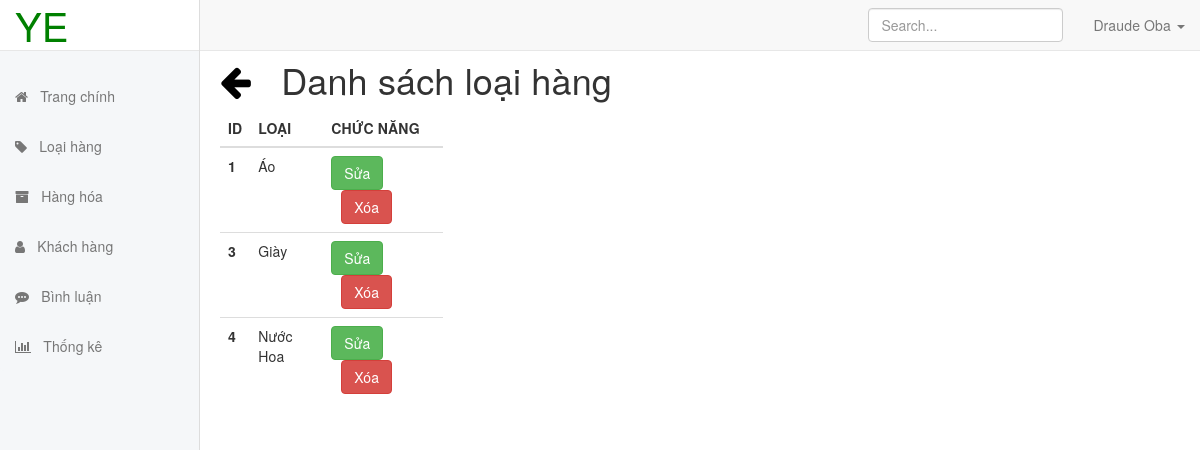
Page /admin/loai-hang/list.php on the committed database.
### tables this page shows
CREATE TABLE `loai` (
  `ma_loai` int(11) NOT NULL,
  `ten_loai` varchar(50) NOT NULL
);

### PDO/pdo.php (called while the page is built, shortened)
<?php
function pdo_get_connection()
{
    $severname = "localhost";
    $username = "root";
    $password = "";
    try {
        $conn = new PDO("mysql:host=$severname;dbname=DuAnMau", $username, $password);
        $conn->setAttribute(PDO::ATTR_ERRMODE, PDO::ERRMODE_EXCEPTION);
        return $conn;
    } catch (PDOException $e) {
        echo "Lỗi kết nối: " . $e->getMessage();
    }
}
function pdo_query($sql)
{
    $sql_args = array_slice(func_get_args(), 1);
    try {
        $conn = pdo_get_connection();
        $stmt = $conn->prepare($sql);
        $stmt->execute($sql_args);
        $rows = $stmt->fetchAll(PDO::FETCH_ASSOC);
        return $rows;
    } catch (PDOException $e) {
        throw $e;
    } finally {
        unset($conn);
    }
}

### PDO/loai.php (called while the page is built, shortened)
<?php
require_once "pdo.php";
function loai_selectall()
{
    $sql = "SELECT * from loai";
    return pdo_query($sql);
}

### admin/loai-hang/list.php (the view, shortened to what this page needs)
<?php
require "../../PDO/pdo.php";
require "../../PDO/loai.php";
$dsloai = loai_selectall();
?>
<!DOCTYPE html>
<html lang="en">
<head>
    <link rel="stylesheet" href="../../assets/css/admin.css">
    <link rel="stylesheet" href="https://maxcdn.bootstrapcdn.com/bootstrap/3.3.7/css/bootstrap.min.css">
    <link rel="stylesheet" href="https://maxcdn.bootstrapcdn.com/font-awesome/4.7.0/css/font-awesome.min.css
">
    <link rel="stylesheet" href="https://code.jquery.com/jquery-3.1.1.min.js">
    <link rel="stylesheet" href="https://maxcdn.bootstrapcdn.com/bootstrap/3.3.7/js/bootstrap.min.js">
</head>
<body>
    <nav class="mnb navbar navbar-default navbar-fixed-top">
        <div class="container-fluid">
            <div id="navbar" class="navbar-collapse collapse">
                <ul class="nav navbar-nav navbar-right">
                    <li class="dropdown">
                        <a href="#" class="dropdown-toggle" data-toggle="dropdown" role="button" aria-haspopup="true" aria-expanded="false">Draude Oba <span class="caret"></span></a>
                    </li>
                </ul>
                <form class="navbar-form navbar-right">
                    <input type="text" class="form-control" placeholder="Search...">
                </form>
            </div>
        </div>
    </nav>
    <?php
    require "../menu.php";
    ?>
    <div class="mcw" style="margin-top: 6rem;">
        <div class="cv">
            <div>
                <div style="margin-left: 2rem" class="inbox">
                    <div class="inbox-sb">
                        <h1><a style="color: black;margin-right: 2rem;" href="index.php"><i class="fa fa-arrow-left" aria-hidden="true"></i></a> Danh sách loại hàng</h1>
                    </div>
                    <div class="inbox-bx container-fluid">
                        <div class="row">
                            <div class="col-md-3">
                                <table class="table table-stripped">
                                    <thead>
                                        <tr>
                                            <th scope="col">ID</th>
                                            <th scope="col">LOẠI</th>
                                            <th scope="col">CHỨC NĂNG</th>
                                        </tr>
                                    </thead>
                                    <tbody>
                                        <?php
                                        foreach ($dsloai as $loai) {
                                            extract($loai);
                                            $del_link = "execute.php?ma_loai=" . $ma_loai;
                                            $edit_link = "edit.php?ma_loai=" . $ma_loai;
                                        ?>
                                            <tr>
                                                <th scope="row"><?php echo $ma_loai ?></th>
                                                <td><?php echo $ten_loai ?></td>
                                                <td>
                                                    <a href="<?php echo $edit_link ?>" class="btn btn-success">Sửa</a>
                                                    <a href="<?php echo $del_link ?>" class="btn btn-danger" style="margin-left: 1rem;">Xóa</a>
                                                </td>
                                            </tr>
                                        <?php
                                        }
                                        ?>
                                    </tbody>
                                </table>
                            </div>
                        </div>
                    </div>
                </div>
            </div>
        </div>
    </div>
</body>
</html>

### assets/css/admin.css (style rules this page uses)
body { margin-top: 50px; background-color: #fff; font-family: Arial, sans-serif; font-size: 14px; letter-spacing: 0.01em; color: #39464e; }
.navbar-default { background-color: #fff; margin-left: 200px; }
.mcw { margin-left: 200px; position: relative; min-height: 100%; }
a, a:focus, a:hover { text-decoration: none; }
.inbox .container-fluid { padding-left: 0; padding-right: 0; }
.msb, .mnb { -moz-animation: slidein 300ms forwards; -o-animation: slidein 300ms forwards; -webkit-animation: slidein 300ms forwards; animation: slidein 300ms forwards; -webkit-transform-style: preserve-3d; transform-style: preserve-3d; }
.mcw { -moz-animation: bodyslidein 300ms forwards; -o-animation: bodyslidein 300ms forwards; -webkit-animation: bodyslidein 300ms forwards; animation: bodyslidein 300ms forwards; -webkit-transform-style: preserve-3d; transform-style: preserve-3d; }

### rows in the picture
loai: ma_loai "1", ten_loai "Áo"
loai: ma_loai "3", ten_loai "Giày"
loai: ma_loai "4", ten_loai "Nước Hoa"
